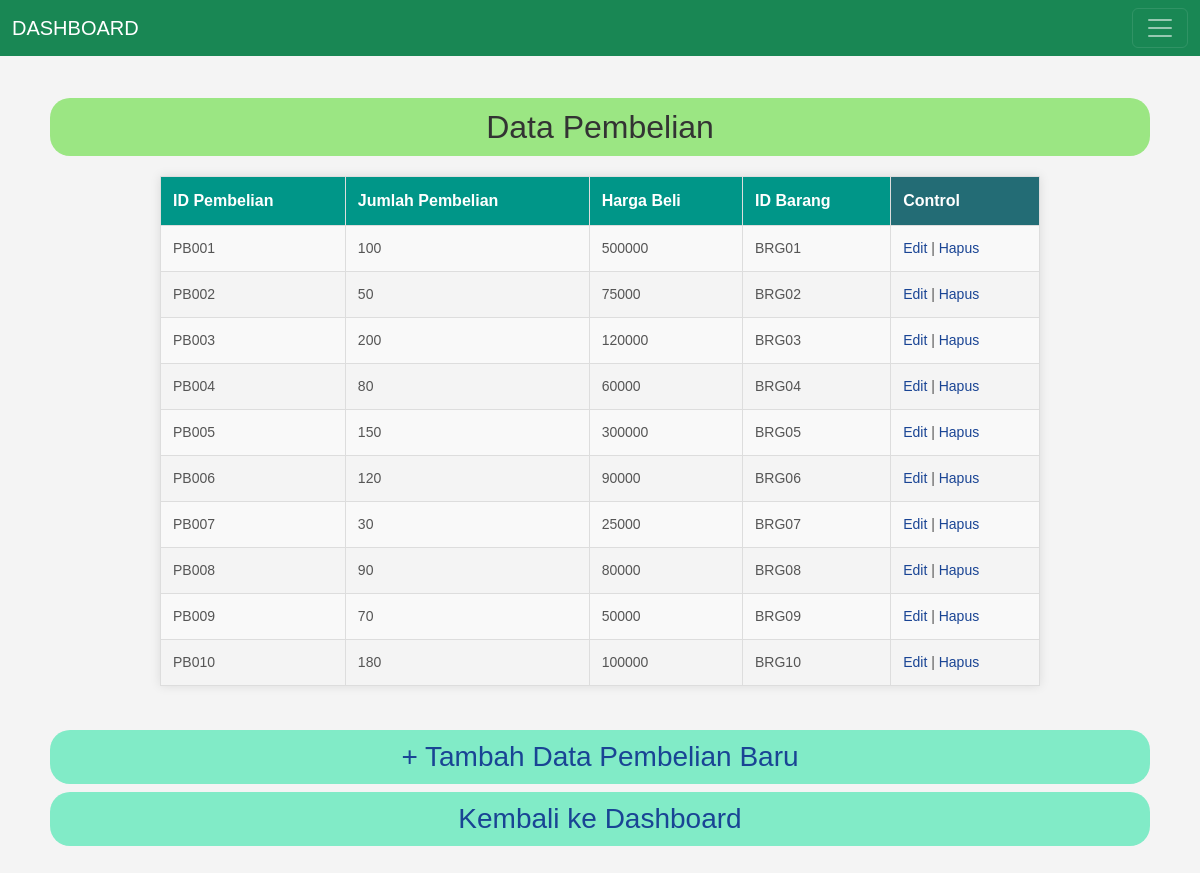
Page /index.php?action=tampilkanPembelian on the committed database.
### tables this page shows
CREATE TABLE `pembelian` (
  `IdPembelian` varchar(5) NOT NULL,
  `JumlahPembelian` int(11) NOT NULL,
  `HargaBeli` int(11) NOT NULL,
  `IdBarang` varchar(5) DEFAULT NULL,
  `IdSupplier` varchar(5) DEFAULT NULL
);

### controller.php (called while the page is built, shortened)
<?php
class Controller {
    private $model;
    private $view;
    public function __construct($model, $view) {
        $this->model = $model;
        $this->view = $view;
    }
	public function tampilkanPembelian() {
        $data = $this->model->getPembelian();
        $this->view->tampilkanPembelian($data);
    }
}
?>

### model.php (called while the page is built, shortened)
<?php
class Model {
    private $db;
    public function __construct() {
        $this->db = new PDO('mysql:host=localhost;dbname=toko_barang', 'root', '');
    }
	public function getPembelian() {
        $query = $this->db->query('SELECT * FROM pembelian');
        return $query->fetchAll(PDO::FETCH_ASSOC);
    }
}
?>

### view.php (the view, shortened to what this page needs)
<?php
class View {
	public function tampilkanPembelian($data) {
        $this->tampilkanHeaderDashboard();
        echo "<h2>Data Pembelian</h2>";
        echo "<table border='1'>
                <tr>
                    <th>ID Pembelian</th>
                    <th>Jumlah Pembelian</th>
                    <th>Harga Beli</th>
					<th>ID Barang</th>
					<th>Control</th>
                </tr>";
        foreach ($data as $row) {
            echo "<tr>
                    <td>{$row['IdPembelian']}</td>
                    <td>{$row['JumlahPembelian']}</td>
                    <td>{$row['HargaBeli']}</td>
					<td>{$row['IdBarang']}</td>
                    <td><a href='index.php?action=pembelian_edit&id={$row['IdPembelian']}'>Edit</a> | <a href='index.php?action=pembelian_delete&id={$row['IdPembelian']}'>Hapus</a></td>
                </tr>";
        }
        echo "</table>";
        echo "<br>";
		echo "<h3><a href=\"index.php?action=pembelian_add\">+ Tambah Data Pembelian Baru</a></h3>";
		echo "<h3><a href=\"index.php\">Kembali ke Dashboard</a></h3>";
    }
    public function tampilkanHeaderDashboard() {
        echo "
            <nav class=\"navbar navbar-dark bg-success fixed-top\">
                <div class=\"container-fluid\">
                    <a class=\"navbar-brand\" href=\"index.php\">DASHBOARD</a>
                    <button class=\"navbar-toggler\" type=\"button\" data-bs-toggle=\"offcanvas\" data-bs-target=\"#offcanvasDarkNavbar\" aria-controls=\"offcanvasDarkNavbar\" aria-label=\"Toggle navigation\">
                        <span class=\"navbar-toggler-icon\"></span>
                    </button>
                </div>
            </nav>
            <br><br>
        ";
    }
}
?>
<!DOCTYPE html>
<html lang="en">
<head>
    <link rel="stylesheet" href="css/bootstrap.min.css" />
</head>
<body>
</body>
</html>

### rows in the picture
pembelian: IdPembelian "PB001", JumlahPembelian "100", HargaBeli "500000", IdBarang "BRG01"
pembelian: IdPembelian "PB002", JumlahPembelian "50", HargaBeli "75000", IdBarang "BRG02"
pembelian: IdPembelian "PB003", JumlahPembelian "200", HargaBeli "120000", IdBarang "BRG03"
pembelian: IdPembelian "PB004", JumlahPembelian "80", HargaBeli "60000", IdBarang "BRG04"
pembelian: IdPembelian "PB005", JumlahPembelian "150", HargaBeli "300000", IdBarang "BRG05"
pembelian: IdPembelian "PB006", JumlahPembelian "120", HargaBeli "90000", IdBarang "BRG06"
pembelian: IdPembelian "PB007", JumlahPembelian "30", HargaBeli "25000", IdBarang "BRG07"
pembelian: IdPembelian "PB008", JumlahPembelian "90", HargaBeli "80000", IdBarang "BRG08"
pembelian: IdPembelian "PB009", JumlahPembelian "70", HargaBeli "50000", IdBarang "BRG09"
pembelian: IdPembelian "PB010", JumlahPembelian "180", HargaBeli "100000", IdBarang "BRG10"
